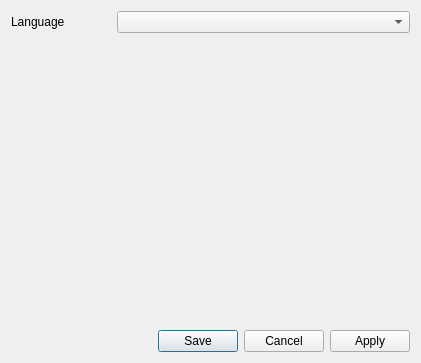
<?xml version="1.0" encoding="UTF-8"?>
<ui version="4.0">
 <class>configWindow</class>
 <widget class="QDialog" name="configWindow">
  <property name="windowModality">
   <enum>Qt::ApplicationModal</enum>
  </property>
  <property name="geometry">
   <rect>
    <x>0</x>
    <y>0</y>
    <width>421</width>
    <height>363</height>
   </rect>
  </property>
  <property name="windowTitle">
   <string>Properties</string>
  </property>
  <property name="locale">
   <locale language="English" country="UnitedStates"/>
  </property>
  <property name="modal">
   <bool>true</bool>
  </property>
  <layout class="QVBoxLayout" name="verticalLayout" stretch="1,0">
   <item>
    <layout class="QFormLayout" name="formLayout">
     <property name="sizeConstraint">
      <enum>QLayout::SetDefaultConstraint</enum>
     </property>
     <item row="0" column="0">
      <widget class="QLabel" name="label">
       <property name="minimumSize">
        <size>
         <width>100</width>
         <height>0</height>
        </size>
       </property>
       <property name="text">
        <string>Language</string>
       </property>
      </widget>
     </item>
     <item row="0" column="1">
      <widget class="QComboBox" name="cbLanguage"/>
     </item>
    </layout>
   </item>
   <item>
    <widget class="QDialogButtonBox" name="buttonBox">
     <property name="orientation">
      <enum>Qt::Horizontal</enum>
     </property>
     <property name="standardButtons">
      <set>QDialogButtonBox::Apply|QDialogButtonBox::Cancel|QDialogButtonBox::Save</set>
     </property>
    </widget>
   </item>
  </layout>
 </widget>
 <resources/>
 <connections>
  <connection>
   <sender>buttonBox</sender>
   <signal>accepted()</signal>
   <receiver>configWindow</receiver>
   <slot>accept()</slot>
   <hints>
    <hint type="sourcelabel">
     <x>248</x>
     <y>254</y>
    </hint>
    <hint type="destinationlabel">
     <x>157</x>
     <y>274</y>
    </hint>
   </hints>
  </connection>
  <connection>
   <sender>buttonBox</sender>
   <signal>rejected()</signal>
   <receiver>configWindow</receiver>
   <slot>reject()</slot>
   <hints>
    <hint type="sourcelabel">
     <x>316</x>
     <y>260</y>
    </hint>
    <hint type="destinationlabel">
     <x>286</x>
     <y>274</y>
    </hint>
   </hints>
  </connection>
 </connections>
</ui>
